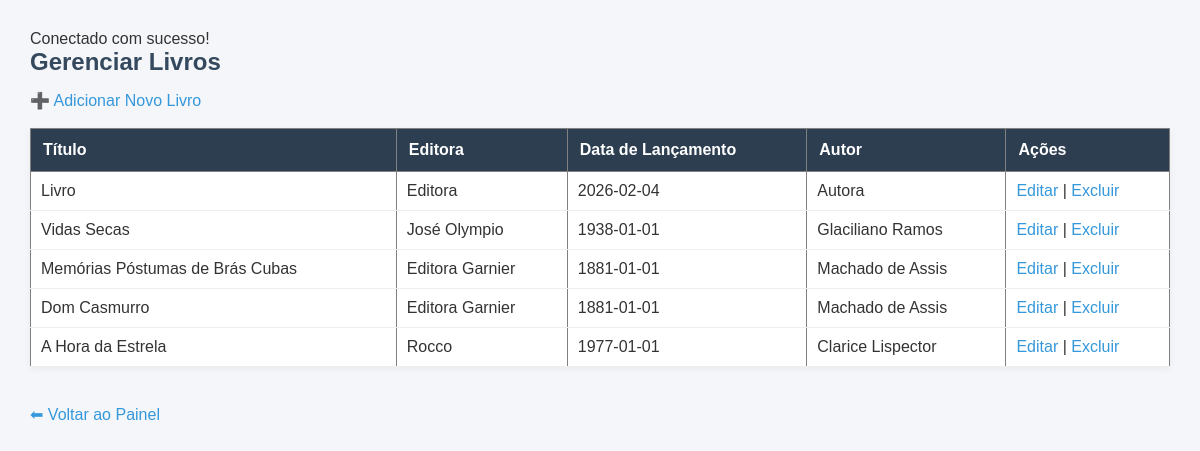
/site-backend/livros/index.php, run on the app's committed database.
### tables this page shows
CREATE TABLE `livros` (
  `id` int(10) unsigned NOT NULL AUTO_INCREMENT,
  `titulo` varchar(100) NOT NULL,
  `editora` varchar(50) NOT NULL,
  `data_lancamento` date NOT NULL,
  `autor_id` int(10) unsigned DEFAULT NULL,
  PRIMARY KEY (`id`),
  KEY `autor_id` (`autor_id`),
  CONSTRAINT `livros_ibfk_1` FOREIGN KEY (`autor_id`) REFERENCES `autores` (`ID`)
);

CREATE TABLE `autores` (
  `ID` int(10) unsigned NOT NULL AUTO_INCREMENT,
  `nome` varchar(100) NOT NULL,
  `nacionalidade` varchar(50) NOT NULL,
  PRIMARY KEY (`ID`)
);

### site-backend/livros/index.php (the view)
<?php
include('../connection.php');
include('../header.php');
?>
<body>
<h2>Gerenciar Livros</h2>
<a href="add.php">➕ Adicionar Novo Livro</a>
<br><br>
<table border="1">
<tr>
    <th>Título</th>
    <th>Editora</th>
    <th>Data de Lançamento</th>
    <th>Autor</th>
    <th>Ações</th>
</tr>
<?php
$query = "SELECT livros.id,
                 livros.titulo,
                 livros.editora,
                 livros.data_lancamento,
                 autores.nome AS autor
          FROM livros
          JOIN autores ON livros.autor_id = autores.id
          ORDER BY livros.id DESC";
$result = mysqli_query($db, $query) or die(mysqli_error($db));
while($row = mysqli_fetch_assoc($result)) {
    echo "<tr>";
    echo "<td>".$row['titulo']."</td>";
    echo "<td>".$row['editora']."</td>";
    echo "<td>".$row['data_lancamento']."</td>";
    echo "<td>".$row['autor']."</td>";
    echo "<td>
            <a href='edit.php?id=".$row['id']."'>Editar</a> |
            <a href='remove.php?id=".$row['id']."'
               onclick=\"return confirm('Tem certeza que deseja excluir?')\">
               Excluir
            </a>
          </td>";
    echo "</tr>";
}
?>
</table>
<br>
<a href="../index.php">⬅ Voltar ao Painel</a>
</body>
</html>

### site-backend/main.css (style rules this page uses)
* { margin: 0; padding: 0; box-sizing: border-box; }
body { font-family: Arial, Helvetica, sans-serif; background-color: #f4f6f9; color: #333; padding: 30px; }
h2 { margin-bottom: 15px; color: #34495e; }
a { text-decoration: none; color: #3498db; font-weight: 500; }
table { width: 100%; border-collapse: collapse; background-color: white; margin-bottom: 20px; box-shadow: 0 2px 8px rgba(0,0,0,0.05); }
table th { background-color: #2c3e50; color: white; padding: 12px; text-align: left; }
table td { padding: 10px; border-bottom: 1px solid #eee; }

### data on the page
livros: titulo "Livro", editora "Editora", data_lancamento "2026-02-04", autor.nome "Autora"
livros: titulo "Vidas Secas", editora "José Olympio", data_lancamento "1938-01-01", autor.nome "Glaciliano Ramos"
livros: titulo "Memórias Póstumas de Brás Cubas", editora "Editora Garnier", data_lancamento "1881-01-01", autor.nome "Machado de Assis"
livros: titulo "Dom Casmurro", editora "Editora Garnier", data_lancamento "1881-01-01", autor.nome "Machado de Assis"
livros: titulo "A Hora da Estrela", editora "Rocco", data_lancamento "1977-01-01", autor.nome "Clarice Lispector"
